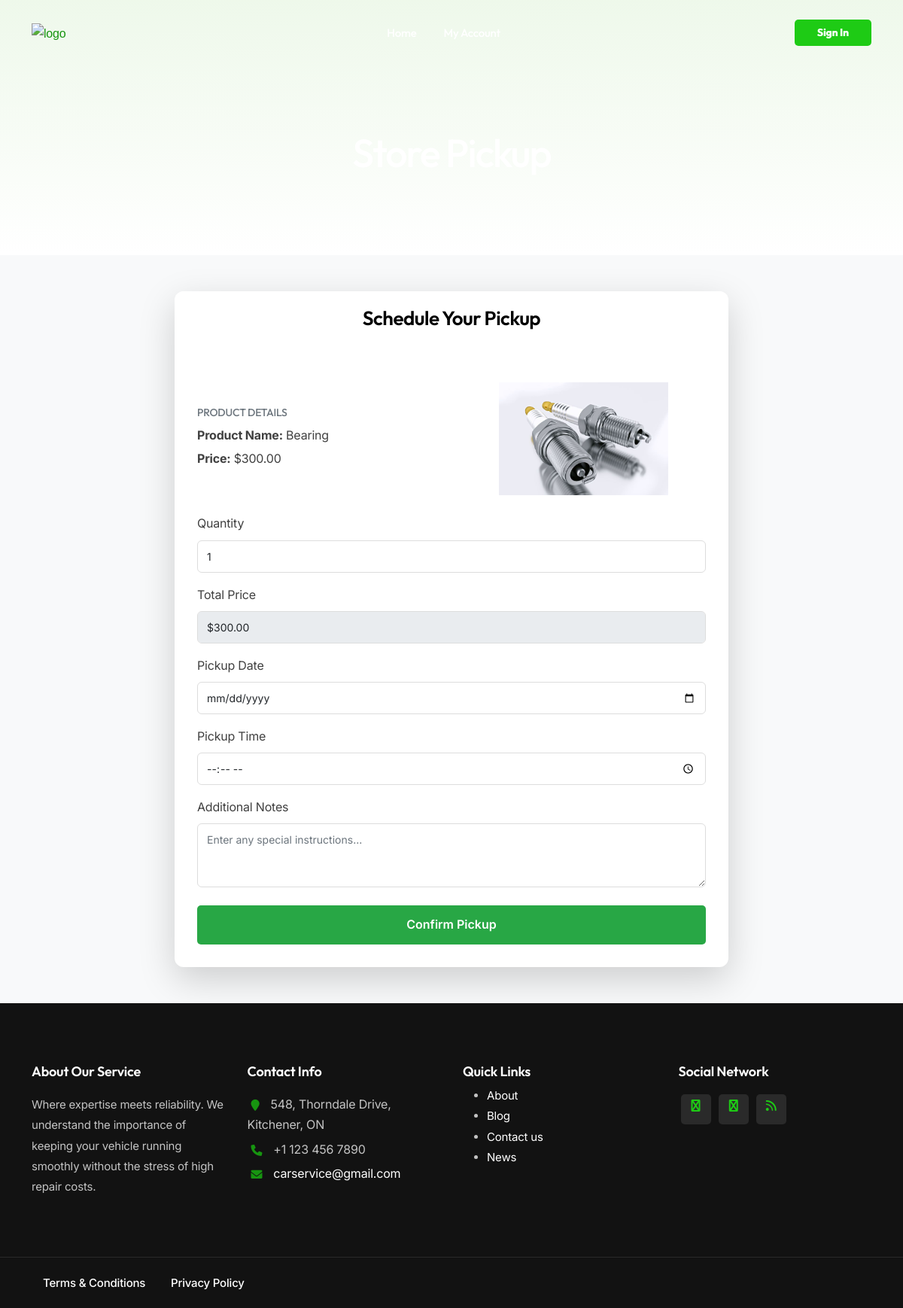
The app's page /orders/store-pickup/2/ with its own data.
### product/models.py (models this page shows, shortened)
class Product(models.Model):
    vendor = models.ForeignKey(Account, on_delete=models.CASCADE)
    category = models.ForeignKey(Category, on_delete=models.CASCADE)
    name = models.CharField(max_length=255)
    description = models.TextField()
    price = models.DecimalField(max_digits=10, decimal_places=2)
    stock_quantity = models.IntegerField()
    image = models.ImageField(
        upload_to='product_images/',
        blank=True,
        null=True,
        verbose_name=_("Product Image")
    )
    created_at = models.DateTimeField(auto_now_add=True)
    updated_at = models.DateTimeField(auto_now=True)

### order/views.py (the view)
# urls.py: path('store-pickup/<int:product_id>/', store_pickup_view, name='store_pickup'),
def store_pickup_view(request, product_id):
    product = get_object_or_404(Product, id=product_id)
    return render(request, 'customer/store_pickup.html', {
        'product': product,
    })

### templates/customer/store_pickup.html (shortened to what this page needs)
{% extends 'base.html' %}
{% load static %}
{% block content %}
<div id="wrapper">
        <header class="transparent scroll-light has-topbar">
            <div class="container">
                <div class="row">
                    <div class="col-md-12">
                        <div class="de-flex sm-pt10">
                            <div class="de-flex-col">
                                <div id="logo">
                                    <a href="{% url 'homepage' %}">
                                        <img class="logo-1" src="{% static 'images/logo-AUTOASSIST-light.png' %}" alt="logo" style="height: 100px; width: 100px;">
                                    </a>
                                </div>
                            </div>
                            {% include 'includes/customer_navbar.html' %}
                        </div>
                    </div>
                </div>
            </div>
        </header>
        <section id="subheader" class="jarallax text-light">
            <div class="center-y relative text-center">
                <div class="container">
                    <div class="row">
                        <div class="col-md-12 text-center">
                            <h1>Store Pickup</h1>
                        </div>
                    </div>
                </div>
            </div>
        </section>
        <section id="section-pickup" class="py-5" style="background-color: #f8f9fa;">
            <div class="container">
                <div class="row justify-content-center">
                    <div class="col-lg-8">
                        <div class="card border-0 shadow-lg" style="background: #ffffff; border-radius: 12px;">
                            <div class="card-header text-center bg-white border-0">
                                <h3 class="fw-bold">Schedule Your Pickup</h3>
                            </div>
                            <div class="card-body" style="padding: 30px;">
                                <div class="row align-items-center mb-4">
                                    <div class="col-md-6">
                                        <h6 class="text-muted">Product Details</h6>
                                        <p class="mb-1"><strong>Product Name:</strong> {{ product.name }}</p>
                                        <p class="mb-1"><strong>Price:</strong> $<span id="product-price">{{ product.price }}</span></p>
                                    </div>
                                    <div class="col-md-6 text-center">
                                        {% if product.image %}
                                        <img src="{{ product.image.url }}" alt="{{ product.name }}" class="img-fluid rounded" style="height: 150px; object-fit: contain;">
                                        {% else %}
                                        <img src="{% static 'images/products/default_product_image.jpg' %}" alt="Default Image" class="img-fluid rounded" style="height: 150px; object-fit: contain;">
                                        {% endif %}
                                    </div>
                                </div>
                                <form method="post" action="{% url 'order_confirm_pickup' product.id %}">
                                    <div class="mb-3">
                                        <label for="quantity" class="form-label">Quantity</label>
                                        <input type="number" id="quantity" name="quantity" class="form-control minimal-input" min="1" value="1" required>
                                    </div>
                                    <div class="mb-3">
                                        <label for="total_price" class="form-label">Total Price</label>
                                        <input type="text" id="total_price" name="total_price" class="form-control minimal-input" readonly>
                                    </div>
                                    <div class="mb-3">
                                        <label for="pickup_date" class="form-label">Pickup Date</label>
                                        <input type="date" id="pickup_date" name="pickup_date" class="form-control minimal-input" required>
                                    </div>
                                    <div class="mb-3">
                                        <label for="pickup_time" class="form-label">Pickup Time</label>
                                        <input type="time" id="pickup_time" name="pickup_time" class="form-control minimal-input" required>
                                    </div>
                                    <div class="mb-4">
                                        <label for="notes" class="form-label">Additional Notes</label>
                                        <textarea id="notes" name="notes" rows="3" class="form-control minimal-input" placeholder="Enter any special instructions..."></textarea>
                                    </div>
                                    <div class="text-center">
                                        <button type="submit" class="btn-minimal w-100">Confirm Pickup</button>
                                    </div>
                                </form>
                            </div>
                        </div>
                    </div>
                </div>
            </div>
        </section>
</div>
{% include 'includes/footer.html' %}
{% endblock %}

### static/css/coloring.css (style rules this page uses)
.bg-color, header, section.bg-color, section.call-to-action, a.btn-main, .btn-main, #mainmenu li li a.menu-item:hover, #mainmenu ul li:hover>a.menu-item, .daterangepicker td.active, .daterangepicker td.active:hover, .price-row, .slider-info .text1, .btn-primary, .bg-id-color, .dropcap, .fullwidthbanner-container a.btn, .feature-box-big-icon i, #testimonial-full, .icon-deco i, .feature-box-small-icon .border, .date-post, .team-list .small-border, .de-team-list .small-border, .owl-arrow span, .de-progress .progress-bar, #btn-close-x:hover, .box-fx .info, .btn-more, .widget .small-border, .product img:hover, #btn-search, .de_tab.timeline li.active .dot, .btn-id, .tiny-border, #subheader .small-border-deco span, #services-list li a:hover, .timeline .tl-block .tl-line, .de_tab.tab_style_2 .de_nav li.active span, .de_tab.tab_methods.style-2 .de_nav li.active span, .feature-box-small-icon.style-2 .number.bg-color, .owl-custom-nav .btn-next:before, .owl-custom-nav .btn-prev:before, .timeline>li>.timeline-badge, .de_light .de_tab.tab_style_3 .de_nav li.active span, .de_tab.tab_style_4 .de_nav li.active span, .circle, .social-icons-sm i:hover, .btn-rsvp, .pricing-table .ribbon, .de_tab.tab_style_4 .de_nav li.active, #preloader .s1 span, #filters a.selected, .custom-show:after, .custom-close:after, .widget-post .date, .style-2 .date-box, .d-card i, .owl-item.active>div blockquote:before, .accordion-section-title:before, #form_subscribe #btn-submit i, .bg-gradient-to-right-2, .d-card.hover i, .d-card:hover i, .ribbon, .box-icon-simple .num, .feature-box.f-boxed:hover, .fpw-overlay-btm, .fp-wrap .fpwow-icons a, .owl-item.active.center .feature-box-type-2, .testimonial-color .item:nth-child(1n) blockquote:before, .spinner>div, .d-gallery-item .dgi-1, a.btn-border:hover, .dih-overlay, .widget_tags li a, .nav-pills .nav-link.active, .nav-pills .show>.nav-link, #cookieConsent a.cookieConsentOK, .mask .cover, .icon-box:hover, .feature-box.f-boxed.invert, .text-light .container-timeline ul li::before, .text-light .de_countdown, .text-light .dropdown li span, #selector #dark-mode, #selector #related-items, .dropdown li span:hover, .de-event-item .d-date, .switch, h5 span.label, .lds-roller div:after, body::-webkit-scrollbar-thumb,#de_modal::-webkit-scrollbar-thumb, .de_pricing-table .d-list li:before, .ul-style-4 li:before, #mainmenu ul li b, h1.s2 .c1 span, .bloglist .date-box, .de-icon, .text-light .de-marquee-list .d-item-dot, .slider .progress, input[type="range"]::-webkit-slider-thumb, .de-marquee-list .d-item-dot, #de-click-menu-notification .d-count, .de-submenu-profile i, .menu-col li a.active, #back-to-top { background: var(--primary-color); }
a, a:hover, footer .widget a:hover, .id-color-2, .id-color-secondary, span.id-color-2, .icon-box i, .h-phone i.id-color-secondary, .mask:hover .cover h3 i, address.s1 span i, .de_table .tr .td:nth-child(2) span, .activity-filter i, .dark-scheme .demo-icon-wrap i, .dark-scheme .demo-icon-wrap-s2 span, .de_tab .de_nav li span, .dark-scheme .small-border, .de_tab.tab_methods .de_nav li.active span img, .ul-style-3 li:after, .accordion-button:not(.collapsed), .ul-style-2 li:before, .pricing-table.table-featured .bottom i { color: var(--secondary-color); }
#subheader { background: -moz-linear-gradient(180deg, rgba(var(--primary-color-rgb), 0.125) 0%, rgba(var(--primary-color-rgb), 0) 100%); background: -webkit-linear-gradient(180deg, rgba(var(--primary-color-rgb), 0.125) 0%, rgba(var(--primary-color-rgb), 0) 100%); background: linear-gradient(180deg, rgba(var(--primary-color-rgb), 0.125) 0%, rgba(var(--primary-color-rgb), 0) 100%); }
.item_info_counts>div, .de_table .tr .td:nth-child(2) span, .activity-filter i, .accordion-button:not(.collapsed), { background: rgba(var(--secondary-color-rgb), .1); }

### static/css/colors/scheme-01.css (style rules this page uses)
:root { --primary-color: #1ECB15; --primary-color-rgb: 120, 202, 92; --secondary-color: #179510; --secondary-color-rgb: 23, 149, 16; }

### records on screen
Product: name "Bearing", price "300.00", image (picture)
